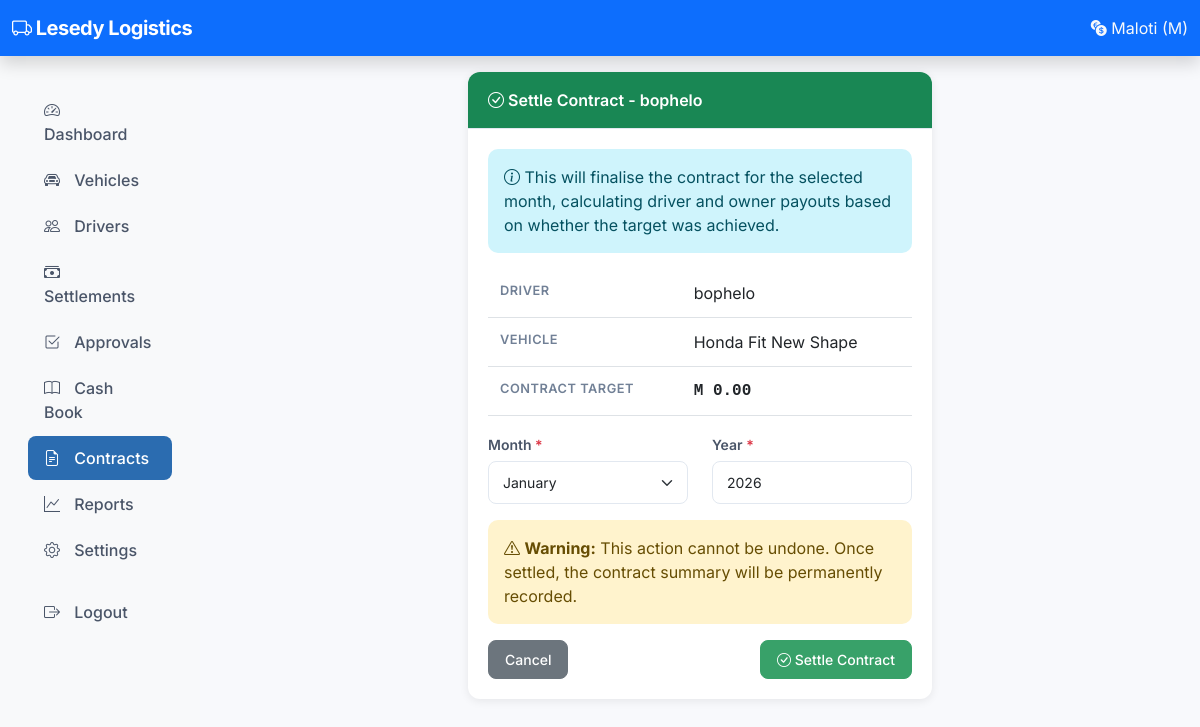
/owner/contract/1/settle/ (signed in), run on an earlier commit of the app's database.
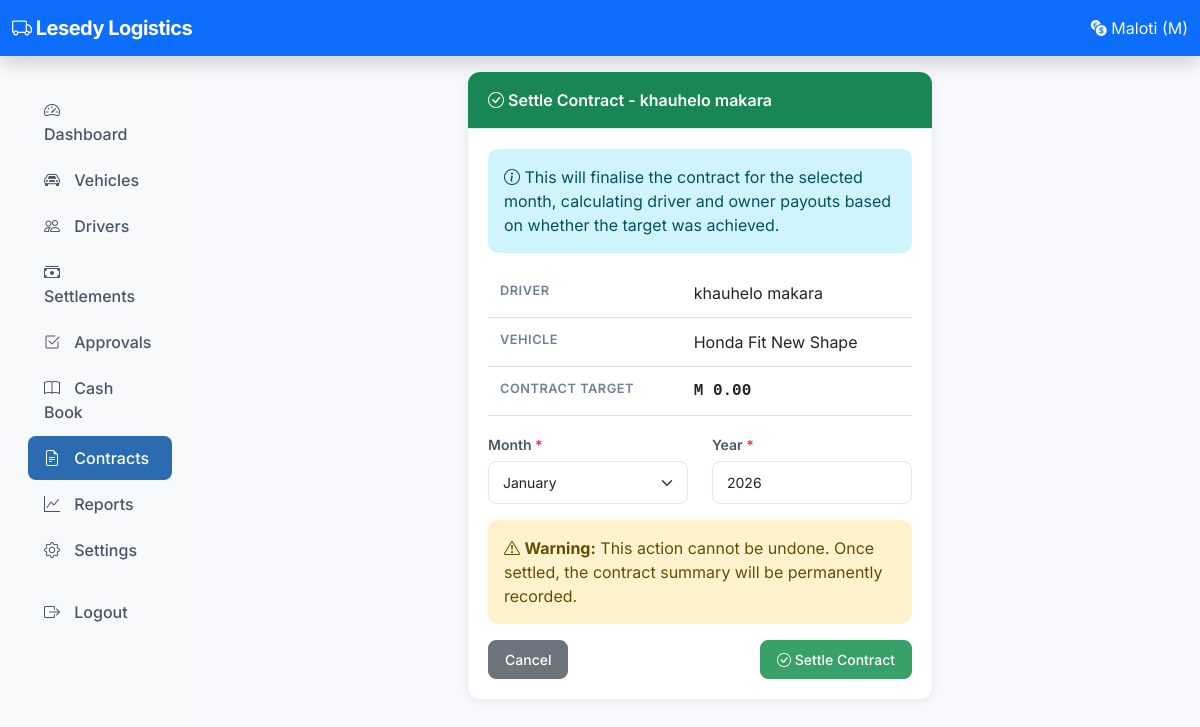
And on a later commit of the database.
### drivers/models.py (models this page shows, shortened)
class Driver(models.Model):
    name = models.CharField(max_length=200)
    phone = models.CharField(max_length=20, unique=True)
    email = models.EmailField(blank=True, null=True)
    address = models.TextField(blank=True)
    id_number = models.CharField(max_length=50, blank=True)
    license_type = models.CharField(max_length=10, blank=True)
    license_number = models.CharField(max_length=50, blank=True)
    license_expiry = models.DateField(null=True, blank=True)
    vehicle = models.ForeignKey(
        Vehicle,
        on_delete=models.SET_NULL,
        null=True,
        blank=True,
        related_name='drivers',
    )
    is_active = models.BooleanField(default=True)
    hire_date = models.DateField(auto_now_add=True)
    termination_date = models.DateField(null=True, blank=True)
    settlement_frequency = models.CharField(
        max_length=10,
        choices=[('daily', 'Daily'), ('weekly', 'Weekly')],
        blank=True,
        null=True,
        help_text='Override vehicle default',
    )
    daily_quota_override = models.DecimalField(max_digits=10, decimal_places=2, null=True, blank=True)
    monthly_salary_override = models.DecimalField(max_digits=10, decimal_places=2, null=True, blank=True)
    percentage_override = models.DecimalField(max_digits=5, decimal_places=2, null=True, blank=True)
    contract_target_override = models.DecimalField(max_digits=10, decimal_places=2, null=True, blank=True)
    contract_success_bonus_fixed_override = models.DecimalField(max_digits=10, decimal_places=2, null=True, blank=True)
    contract_success_bonus_percentage_override = models.DecimalField(max_digits=5, decimal_places=2, null=True, blank=True)
    contract_failure_percentage_override = models.DecimalField(max_digits=5, decimal_places=2, null=True, blank=True)
    driver_code = models.CharField(max_length=4, unique=True, blank=True, null=True,
                                   help_text='4-digit code for driver portal login')
    portal_password = models.CharField(max_length=128, blank=True, null=True)
    is_portal_enabled = models.BooleanField(default=False)
    last_login = models.DateTimeField(null=True, blank=True)
    created_at = models.DateTimeField(auto_now_add=True)
    updated_at = models.DateTimeField(auto_now=True)
    @property
    def effective_contract_target(self):
        if self.vehicle and self.vehicle.operating_model == 'contract':
            return self.contract_target_override or self.vehicle.contract_target
        return 0

### vehicles/models.py (models this page shows, shortened)
class Vehicle(models.Model):
    VEHICLE_TYPES = [
        ('sedan', 'Sedan (4-seater)'),
        ('minivan', 'Minivan (6-8 seater)'),
        ('minibus', 'Minibus (14-seater)'),
        ('bus', 'Bus (30-50 seater)'),
    ]
    OPERATING_MODELS = [
        ('quota', 'Quota System'),
        ('salary', 'Monthly Salary'),
        ('percentage', 'Percentage System'),
        ('contract', 'Contract System'),
    ]
    name = models.CharField(max_length=100)
    vehicle_type = models.CharField(max_length=20, choices=VEHICLE_TYPES)
    seats = models.PositiveIntegerField()
    plate = models.CharField(max_length=20, unique=True)
    operating_model = models.CharField(max_length=20, choices=OPERATING_MODELS, default='quota')
    daily_quota = models.DecimalField(max_digits=10, decimal_places=2, default=250.00,
                                       help_text="Only used for quota model")
    monthly_salary = models.DecimalField(max_digits=10, decimal_places=2, default=3000.00,
                                          help_text="Only used for salary model")
    driver_percentage = models.DecimalField(max_digits=5, decimal_places=2, default=30.00,
                                             help_text="Driver's percentage of gross income (e.g., 30%)")
    contract_target = models.DecimalField(max_digits=10, decimal_places=2, default=15000.00,
                                           help_text="Monthly target gross income for contract model")
    contract_success_bonus_type = models.CharField(max_length=20, choices=[
        ('fixed', 'Fixed Amount'),
        ('percentage', 'Percentage of Gross'),
        ('hybrid', 'Hybrid (Fixed + Percentage)'),
    ], default='fixed', help_text="Only used for contract model")
    contract_success_bonus_fixed = models.DecimalField(max_digits=10, decimal_places=2, default=2000.00,
                                                        help_text="Fixed bonus amount if target achieved")
    contract_success_bonus_percentage = models.DecimalField(max_digits=5, decimal_places=2, default=10.00,
                                                             help_text="Percentage bonus if target achieved (e.g., 10%)")
    contract_failure_percentage = models.DecimalField(max_digits=5, decimal_places=2, default=20.00,
                                                       help_text="Percentage of gross income driver keeps if target is NOT achieved")
    insurance = models.DecimalField(max_digits=10, decimal_places=2, default=0)
    permit_cost = models.DecimalField(max_digits=10, decimal_places=2, default=0)
    loan_payment = models.DecimalField(max_digits=10, decimal_places=2, default=0)
    default_settlement_frequency = models.CharField(max_length=10, choices=[
        ('daily', 'Daily'),
        ('weekly', 'Weekly'),
    ], default='daily')
    is_active = models.BooleanField(default=True)
    created_at = models.DateTimeField(auto_now_add=True)
    updated_at = models.DateTimeField(auto_now=True)

### owner/views.py (the view, shortened to what this page needs)
# urls.py: path('contract/<int:driver_id>/settle/', views.contract_settle, name='owner_contract_settle'),
@owner_required
def contract_settle(request, driver_id):
    driver = get_object_or_404(Driver, id=driver_id)
    today = date.today()
    return render(request, 'owner/contract/settle.html', {'driver': driver})

### accounts/context_processors.py (called while the page is built)
def pending_approvals(request):
    if request.user.is_authenticated and request.user.is_staff:
        count = DailySettlement.objects.filter(status='submitted').count()
        return {'pending_approvals': count}
    return {}

def system_settings(request):
    try:
        settings = SystemSettings.get_settings()
        return {
            'company_name': settings.company_name,
            'company_phone': settings.company_phone,
            'company_email': settings.company_email,
            'company_address': settings.company_address,
            'company_logo': settings.company_logo,
        }
    except Exception:
        return {
            'company_name': 'Taxi Accounting System',
            'company_phone': '',
            'company_email': '',
            'company_address': '',
            'company_logo': None,
        }

### accounts/models.py (called while the page is built)
    @classmethod
    def get_settings(cls):
        obj, created = cls.objects.get_or_create(id=1)
        return obj

### owner/views.py (called while the page is built)
def is_owner(user):
    return user.is_authenticated and user.is_staff

### templates/owner/contract/settle.html (shortened to what this page needs)
{% extends 'base.html' %}
{% block content %}
<div class="row justify-content-center">
    <div class="col-md-6">
        <div class="card">
            <div class="card-header bg-success text-white">
                <i class="bi bi-check-circle"></i> Settle Contract - {{ driver.name }}
            </div>
            <div class="card-body">
                <div class="alert alert-info">
                    <i class="bi bi-info-circle"></i> This will finalise the contract for the selected month, calculating driver and owner payouts based on whether the target was achieved.
                </div>
                <table class="table table-sm mb-3">
                    <tr><th>Driver</th><td>{{ driver.name }}</td></tr>
                    <tr><th>Vehicle</th><td>{{ driver.vehicle.name|default:"-" }}</td></tr>
                    <tr><th>Contract Target</th><td class="amount">M {{ driver.effective_contract_target|floatformat:2 }}</td></tr>
                </table>
                <form method="post">
                    <div class="row mb-3">
                        <div class="col-md-6">
                            <label class="form-label">Month <span class="text-danger">*</span></label>
                            <select name="month" class="form-select" required>
                                <option value="1">January</option>
                            </select>
                        </div>
                        <div class="col-md-6">
                            <label class="form-label">Year <span class="text-danger">*</span></label>
                            <input type="number" name="year" class="form-control" value="{{ request.user.date_joined.year|default:2026 }}" required>
                        </div>
                    </div>
                    <div class="alert alert-warning">
                        <i class="bi bi-exclamation-triangle"></i> <strong>Warning:</strong> This action cannot be undone. Once settled, the contract summary will be permanently recorded.
                    </div>
                    <div class="d-flex justify-content-between">
                        <a href="{% url 'owner_contract_detail' driver.id %}" class="btn btn-secondary">Cancel</a>
                        <button type="submit" class="btn btn-success"><i class="bi bi-check-circle"></i> Settle Contract</button>
                    </div>
                </form>
            </div>
        </div>
    </div>
</div>
{% endblock %}

What changed in the data, as far as the page shows it:
changed Driver "Honda Fit New Shape": name "bophelo" → "khauhelo makara"
